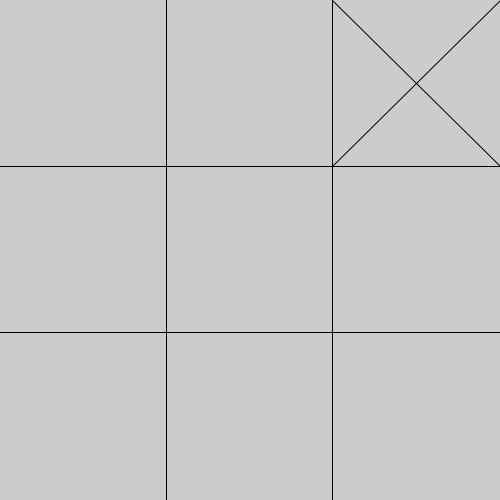
Frame 1 (no input)
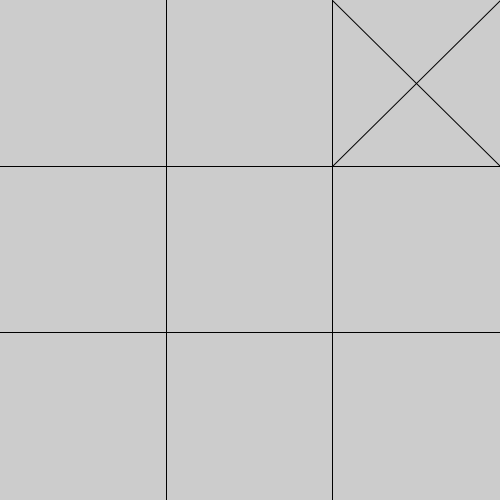
Frame 60 (the mouse pressed at the canvas centre just before this capture)
Frame 120 (the mouse held since frame 60 and released just before this capture): identical to frame 60, image omitted

The Processing sketch that drew these frames (run headless with seeded random() and noise(); from frame 60 on, the mouse is pressed at the canvas centre):

// Processing sketch: tic_tac_toe
// ── tic_tac_toe.pde
void draw() {
 drawBoard();
}

// ── board.pde
void drawBoard(){
   // creates game board
  line(166, 0, 166, 500);
  line(332, 0, 332, 500);
  line(0, 166, 500, 166);
  line(0, 332, 500, 332);
}

//Gets percents of spaces filled in the board
double getFilled() {
  int sum = 0;
  for(int row = 0; row < 3; row++)
    for (int column = 0; column < 3; column++)
  sum = sum + array2D [row][column];
  return sum / 9;
}

void setup() {
  // sets up size of window 
  size(500, 500);
  BotInput(); //allows computer to play first 
}

// ── constants.pde
int [][] array2D = new int[3][3];
int [][] Usergame = new int[3][3];
int [][] Botgame = new int[3][3];

boolean UserWon = false;
boolean botWon = false;
boolean tie = false;


int count = 0;



//User input array 
void keyPressed() {
  if(USERwin() == false && BOTwin() == false && checkTie() == false) {  
    PlayerInput();
    USERwin();  
    BOTwin();
    checkTie();
    if (USERwin() == false && BOTwin() == false && checkTie() == false) 
      System.out.println("Game is still in progress.");    
} 

else 
{
     System.out.println("Game has ended"); 
}
  
}

public boolean USERwin() {
  // checks for user winning rows, columns, and diagnoals 
  if(Usergame[0][0] == 1 && Usergame[1][0] == 1 && Usergame[2][0] == 1) 
{
  System.out.println("The user won!");
  return true;  
} 

else if(Usergame[0][1] == 1 && Usergame[1][1] == 1 && Usergame[2][1] == 1) 
{
  System.out.println("The user won!");
  return true;
}

else if(Usergame[0][2] == 1 && Usergame[1][2] == 1 && Usergame[2][2] == 1) 
{
  System.out.println("The user won!");
  return true;
}

else if(Usergame[0][0] == 1 && Usergame[0][1] == 1 && Usergame[0][2] == 1) 
{
  System.out.println("The user won!");
  return true;
} 

else if(Usergame[1][0] == 1 && Usergame[1][1] == 1 && Usergame[1][2] == 1) 
{
  System.out.println("The user won!");
  return true;
} 

else if(Usergame[2][0] == 1 && Usergame[2][1] == 1 && Usergame[2][2] == 1) 
{
  System.out.println("The user won!");
  return true;
} 

else if(Usergame[0][0] == 1 && Usergame[1][1] == 1 && Usergame[2][2] == 1) 
{
  System.out.println("The user won!");
  return true;
} 

else if(Usergame[2][0] == 1 && Usergame[1][1] == 1 && Usergame[0][2] == 1) 
{
  System.out.println("The user won!");
  return true;
} 

else return false;
}


public boolean BOTwin() {
  // checks for computer winnings rows, columns, and diagnoals 
if(Botgame[0][0] == 1 && Botgame[1][0] == 1 && Botgame[2][0] == 1) 
{
  System.out.println("The computer won!");
  return true;
} 

else if(Botgame[0][1] == 1 && Botgame[1][1] == 1 && Botgame[2][1] == 1) 
{
  System.out.println("The computer won!");
  return true;
} 

else if(Botgame[0][2] == 1 && Botgame[1][2] == 1 && Botgame[2][2] == 1) 
{
  System.out.println("The computer won!");
  return true;
} 

else if(Botgame[0][0] == 1 && Botgame[0][1] == 1 && Botgame[0][2] == 1) 
{
  System.out.println("The computer won!");
  return true;
} 

else if(Botgame[1][0] == 1 && Botgame[1][1] == 1 && Botgame[1][2] == 1) 
{
  System.out.println("The computer won!");
  return true;
} 

else if(Botgame[2][0] == 1 && Botgame[2][1] == 1 && Botgame[2][2] == 1) 
{
  System.out.println("The computer won!");
  return true;
} 

else if(Botgame[0][0] == 1 && Botgame[1][1] == 1 && Botgame[2][2] == 1) 
{
  System.out.println("The computer won!");
  return true;
} 

else if(Botgame[2][0] == 1 && Botgame[1][1] == 1 && Botgame[0][2] == 1) 
{
  System.out.println("The computer won!");
  return true;
} 

else return false;
}



//Results are tie
boolean checkTie() {
 if (getFilled() < 1) {
  return false;
 }else {
  System.out.println("ITS A TIE");
  return true;
 }
}


void PlayerInput() {
// takes users key input and assigns it to the play position 
  if (key == '0' && array2D[0][0] == 0) {
  drawO(0,0);
  array2D[0][0] = 1;
  Usergame[0][0] = 1;
  } else if (key == '0' && array2D[0][0] == 1) {
    System.out.println("Cant Play There Because Space Is Filled");
    return;
  }

  if (key == '1' && array2D[1][0] == 0) {
  drawO(1,0);
  array2D[1][0]=1;
  Usergame[1][0] = 1;

  } else if (key == '1' && array2D[1][0] == 1) {
    System.out.println("Cant Play There Because Space Is Filled");
    return;
  }
  
  if (key == '2' && array2D[2][0] == 0) {
  drawO(2,0);
  array2D[2][0]=1;
  Usergame[2][0] = 1;
  }
  
else if (key == '2' && array2D[2][0] == 1) {
    System.out.println("Cant Play There Because Space Is Filled");
    return;
  }
  
  if (key == '3' && array2D[0][1] == 0) {
  drawO(0,1);
  array2D[0][1]=1;
  Usergame[0][1] = 1;
  } 
 
else if (key == '3' && array2D[0][1] == 1) {
  System.out.println("Cant Play There Because Space Is Filled");
  return;
}
  
  if (key == '4' && array2D[1][1] == 0) {
  drawO(1,1);
  array2D[1][1]=1;
  Usergame[1][1] = 1;
  } 
  
else if (key == '4' && array2D[1][1] == 1) {
  System.out.println("Cant Play There Because Space Is Filled");
  return;
}
  
  if (key == '5' && array2D[2][1] == 0) {
  drawO(2,1);
  array2D[2][1]=1;
  Usergame[2][1] = 1;
  } 
  
else if (key == '5' && array2D[2][1] == 1) {
  System.out.println("Cant Play There Because Space Is Filled");
  return;
}
  
  if (key == '6' && array2D[0][2] == 0) {
  drawO(0,2);
  array2D[0][2]=1;
  Usergame[0][2] = 1;
  } 
  
  else if (key == '6' && array2D[0][2] == 1) {
    System.out.println("Cant Play There Because Space Is Filled");
    return;
  }
  

 if (key == '7' && array2D[1][2] == 0) {
  drawO(1,2);
  array2D[1][2]=1;
  Usergame[1][2] = 1;
  } 
  
  else if (key == '7' && array2D[1][2] == 1) {
    System.out.println("Cant Play There Because Space Is Filled");
    return;
  }
  

 if (key == '8' && array2D[2][2] == 0) {
  drawO(2,2);
  array2D[2][2]=1;
  Usergame[2][2] = 1;
  } 
  
  else if (key == '8' && array2D[2][2] == 1) {
    System.out.println("Cant Play There Because Space Is Filled");
    return;
  }
  
  
  if (key != '0' &&  key != '1' && key != '2' && key != '3' && key != '4' && key != '5' && key != '6' && key != '7' && key != '8') {
   System.out.println("Incorrect key pressed"); 
  } 
  
else if(getFilled() < 1 && USERwin() == false && BOTwin() == false && checkTie() == false) {
  count++;
  BotInput();
 }
}


void BotInput() {
  // allows computer to randomly play any unfilled positions 
int BotNum = (int)(Math.random() * 9);
  if (BotNum == 0 && array2D[0][0] == 0) {
  drawX(0,0);
  array2D[0][0]=1;
Botgame[0][0]=1;  
} else if (BotNum == 0 && array2D[0][0] == 1) {
    BotInput();
  }
  
  if (BotNum == 1 && array2D[1][0] == 0) {
  drawX(1,0);
  array2D[1][0]=1;
Botgame[1][0]=1;
} else if (BotNum == 1 && array2D[1][0] == 1) {
    BotInput();
  }
  
  if (BotNum == 2 && array2D[2][0] == 0) {
  drawX(2,0);
    array2D[2][0]=1;
    Botgame[2][0]=1;
  } else if (BotNum == 2 && array2D[2][0] == 1) {
    BotInput();
  }
  
  if (BotNum == 3 && array2D[0][1] == 0) {
  drawX(0,1);
  array2D[0][1]=1;
  Botgame[0][1]=1;
  } else if (BotNum == 3 && array2D[0][1] == 1) {
    BotInput();
  }
  
  if (BotNum == 4 && array2D[1][1] == 0) {
  drawX(1,1);
  array2D[1][1]=1;
  Botgame[1][1]=1;
  } else if (BotNum == 4 && array2D[1][1] == 1) {
    BotInput();
  }
  
  if (BotNum == 5 && array2D[2][1] == 0) {
  drawX(2,1);
  array2D[2][1]=1;
  Botgame[1][1]=1;
  } else if (BotNum == 5 && array2D[2][1] == 1) {
    BotInput();
  }
  
  if (BotNum == 6 && array2D[0][2] == 0) {
  drawX(0,2);
  array2D[0][2]=1;
  Botgame[0][2]=1;
  } 
  
  else if (BotNum == 6 && array2D[0][2] == 1) {
    BotInput();
  }
  
 if (BotNum == 7 && array2D[1][2] == 0) {
  drawX(1,2);
  array2D[1][2]=1;
  Botgame[1][2]=1;
  } 
  
  else if (BotNum == 7 && array2D[1][2] == 1) {
    BotInput();
  }
  
 if (BotNum == 8 && array2D[2][2] == 0) {
  drawX(2,2);
  array2D[2][2]=1;
  Botgame[2][2]=1;
  } 
  else if (BotNum == 8 && array2D[2][2] == 1) {
    BotInput();
  }
}

// ── shapes.pde
//Creating the X
void drawX(int x,int y){
  if (x == 0 && y == 0) {
  line (0, 0, 166, 166);
  line (166, 0, 0, 166);
  }

  if (x == 1 && y == 0) {
  line (166, 0, 332, 166);
  line (332, 0, 166, 166);
  }
  
  if (x == 2 && y == 0) {
  line (332, 0, 500, 166);
  line (332, 166, 500, 0);
  }
  
  if (x == 0 && y == 1) {
  line (0, 166, 166, 332);
  line (0, 332, 166, 166);
  }
  
  if (x == 1 && y == 1) {
  line (166, 166, 332, 332);
  line (166, 332, 332, 166);
  }
  
  if (x == 2 && y == 1) {
  line (332, 166, 500, 332);
  line (332, 332, 500, 166);
  }
  
  if (x == 0 && y == 2) {
  line (0, 500, 166, 332);
  line (0, 332, 166, 500);
  }
  
  if (x == 1 && y == 2) {
  line (166, 332, 332, 500);
  line (166, 500, 332, 332);
  }
  
  if (x == 2 && y == 2) {
  line (332, 332, 500, 500);
  line (332, 500, 500, 332);
  }
}

void drawO(int x,int y) {   // Creating the O
  if (x == 0 && y == 0) {
  circle(83,83,166);
  }

  if (x == 1 && y == 0) {
  circle(249,83,166);
  }
  
  if (x == 2 && y == 0) 
  {
  circle(415,83,166);
  }
  
  if (x == 0 && y == 1) {
  circle(83,249,166);
  }
  
  if (x == 1 && y == 1) {
  circle(249,249,166);
  }
  
  if (x == 2 && y == 1) {
  circle(415,249,166);
  }
  
  if (x == 0 && y == 2) {
  circle(83,415,166);
  }
  
  if (x == 1 && y == 2) {
  circle(249,415,166);
  }  
  
  if (x == 2 && y == 2) {
  circle(415,415,166);
  }
}
